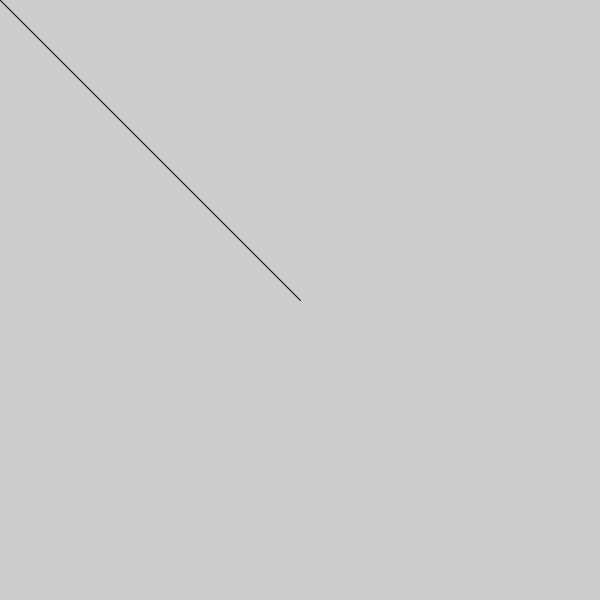
Frame 1 (no input)
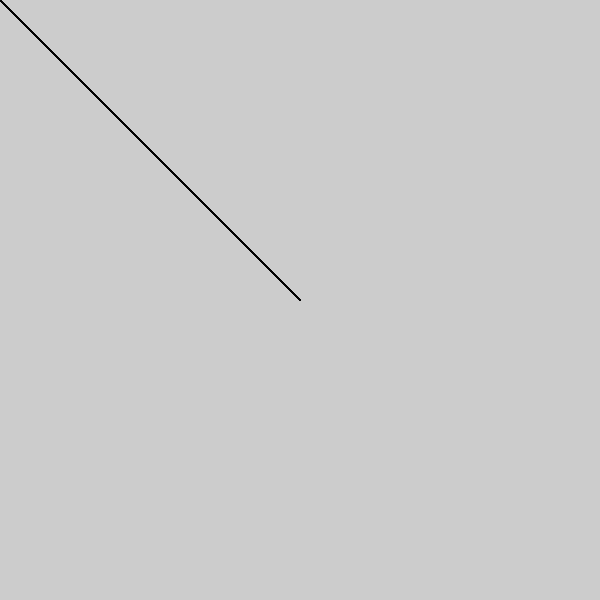
Frame 60 (the mouse pressed at the canvas centre just before this capture)
Frame 120 (the mouse held since frame 60 and released just before this capture): identical to frame 60, image omitted

The Processing sketch that drew these frames (run headless with seeded random() and noise(); from frame 60 on, the mouse is pressed at the canvas centre):

// Processing sketch: processing_122698
// ── processing_122698.pde

int x,y;

void setup() {
  size(600, 600);
  frameRate(15);
}
void draw() {
  //background(0);
  line(width/2, height/2, mouseX, mouseY);
}
void mouseDragged(){
  stroke(0);
   line(mouseX, mouseY,mouseX+3,mouseY+3);
   line(mouseX, mouseY,mouseX-60,mouseY-3);
   //line(mouseX, mouseY,mouseX+40,mouseY+30); 
   rect(mouseX, mouseY,40,30);
}
  
void keyPressed() {
  
  
  switch(key){
    case'a':
    stroke(0);
    fill(255,255,0);
    println("a");
    break; 
    
    case 's':
    stroke(0);
    fill(0,255,255);
    println("s");
    break;
    
    case'd':
    stroke(0);
    fill(255);
    println("d");
    break;
    
    case'f':
     background(200);
    println("f");
    break;  
  }
 
  }
